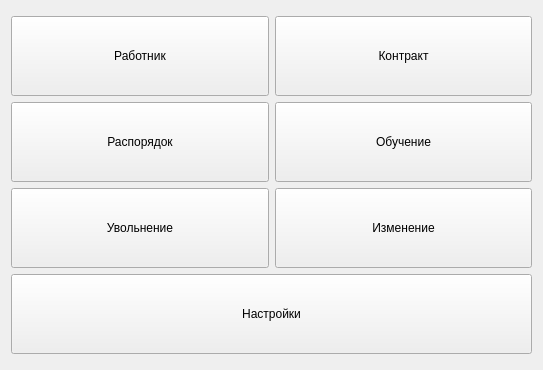
<?xml version="1.0" encoding="UTF-8"?>
<ui version="4.0">
 <class>WorkerFormSelection</class>
 <widget class="QWidget" name="WorkerFormSelection">
  <property name="geometry">
   <rect>
    <x>0</x>
    <y>0</y>
    <width>543</width>
    <height>370</height>
   </rect>
  </property>
  <property name="windowTitle">
   <string>Form</string>
  </property>
  <property name="windowIcon">
   <iconset resource="assets/res.qrc">
    <normaloff>:/window-icons/options.png</normaloff>:/window-icons/options.png</iconset>
  </property>
  <layout class="QVBoxLayout" name="verticalLayout">
   <item>
    <spacer name="verticalSpacer_2">
     <property name="orientation">
      <enum>Qt::Vertical</enum>
     </property>
     <property name="sizeHint" stdset="0">
      <size>
       <width>20</width>
       <height>109</height>
      </size>
     </property>
    </spacer>
   </item>
   <item>
    <layout class="QGridLayout" name="gridLayout">
     <item row="0" column="1">
      <widget class="QPushButton" name="Contract">
       <property name="minimumSize">
        <size>
         <width>0</width>
         <height>80</height>
        </size>
       </property>
       <property name="text">
        <string>Контракт</string>
       </property>
       <property name="autoDefault">
        <bool>false</bool>
       </property>
       <property name="default">
        <bool>false</bool>
       </property>
      </widget>
     </item>
     <item row="1" column="0">
      <widget class="QPushButton" name="Schedule">
       <property name="minimumSize">
        <size>
         <width>0</width>
         <height>80</height>
        </size>
       </property>
       <property name="text">
        <string>Распорядок</string>
       </property>
       <property name="autoDefault">
        <bool>false</bool>
       </property>
       <property name="default">
        <bool>false</bool>
       </property>
      </widget>
     </item>
     <item row="0" column="0">
      <widget class="QPushButton" name="Worker">
       <property name="minimumSize">
        <size>
         <width>0</width>
         <height>80</height>
        </size>
       </property>
       <property name="text">
        <string>Работник</string>
       </property>
       <property name="autoDefault">
        <bool>false</bool>
       </property>
       <property name="default">
        <bool>false</bool>
       </property>
      </widget>
     </item>
     <item row="1" column="1">
      <widget class="QPushButton" name="Learning">
       <property name="minimumSize">
        <size>
         <width>0</width>
         <height>80</height>
        </size>
       </property>
       <property name="text">
        <string>Обучение</string>
       </property>
       <property name="autoDefault">
        <bool>false</bool>
       </property>
       <property name="default">
        <bool>false</bool>
       </property>
      </widget>
     </item>
     <item row="2" column="0">
      <widget class="QPushButton" name="Firing">
       <property name="minimumSize">
        <size>
         <width>0</width>
         <height>80</height>
        </size>
       </property>
       <property name="text">
        <string>Увольнение</string>
       </property>
       <property name="autoDefault">
        <bool>false</bool>
       </property>
       <property name="default">
        <bool>false</bool>
       </property>
      </widget>
     </item>
     <item row="2" column="1">
      <widget class="QPushButton" name="Editing">
       <property name="minimumSize">
        <size>
         <width>0</width>
         <height>80</height>
        </size>
       </property>
       <property name="text">
        <string>Изменение</string>
       </property>
       <property name="autoDefault">
        <bool>false</bool>
       </property>
       <property name="default">
        <bool>false</bool>
       </property>
      </widget>
     </item>
    </layout>
   </item>
   <item>
    <widget class="QPushButton" name="Options">
     <property name="minimumSize">
      <size>
       <width>0</width>
       <height>80</height>
      </size>
     </property>
     <property name="text">
      <string>Настройки</string>
     </property>
     <property name="autoDefault">
      <bool>false</bool>
     </property>
     <property name="default">
      <bool>false</bool>
     </property>
    </widget>
   </item>
   <item>
    <spacer name="verticalSpacer">
     <property name="orientation">
      <enum>Qt::Vertical</enum>
     </property>
     <property name="sizeHint" stdset="0">
      <size>
       <width>20</width>
       <height>109</height>
      </size>
     </property>
    </spacer>
   </item>
  </layout>
 </widget>
 <resources>
  <include location="assets/res.qrc"/>
 </resources>
 <connections/>
</ui>
